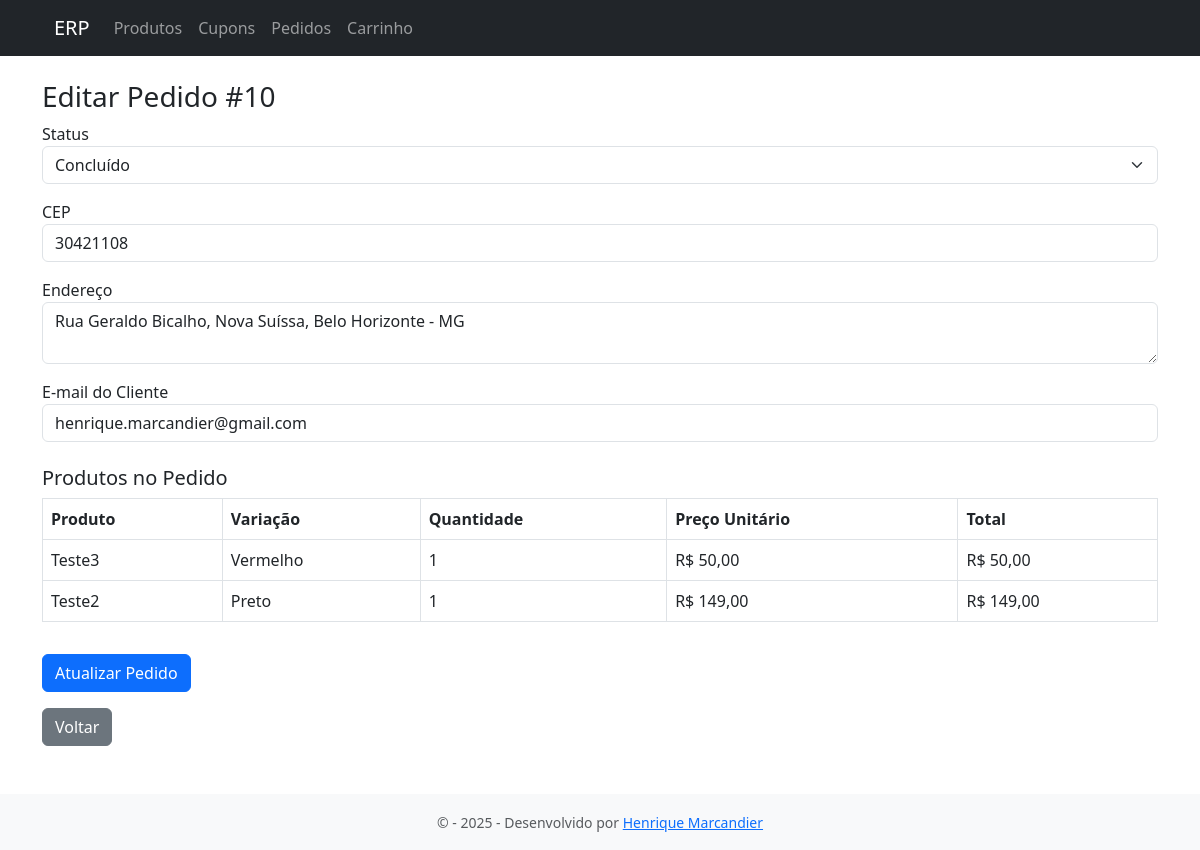
/?url=pedido/editar&id=10, run on the app's committed database.
### tables this page shows
CREATE TABLE `pedidos` (
  `id` int(11) NOT NULL AUTO_INCREMENT,
  `cliente_nome` varchar(100) NOT NULL,
  `email_cliente` varchar(100) DEFAULT NULL,
  `cep` varchar(10) DEFAULT NULL,
  `endereco` varchar(255) DEFAULT NULL,
  `status` enum('Pendente','Processando','Enviado','Cancelado','Concluído') DEFAULT 'Pendente',
  `cupom_aplicado` varchar(255) DEFAULT NULL,
  `subtotal` decimal(10,2) NOT NULL DEFAULT 0.00,
  `frete` decimal(10,2) NOT NULL DEFAULT 0.00,
  `desconto` decimal(10,2) NOT NULL DEFAULT 0.00,
  `total` decimal(10,2) NOT NULL DEFAULT 0.00,
  `criado_em` datetime DEFAULT current_timestamp(),
  PRIMARY KEY (`id`)
);

CREATE TABLE `pedido_itens` (
  `id` int(11) NOT NULL AUTO_INCREMENT,
  `pedido_id` int(11) NOT NULL,
  `variacao_id` int(11) NOT NULL,
  `quantidade` int(11) NOT NULL,
  `preco_unitario` decimal(10,2) NOT NULL,
  PRIMARY KEY (`id`)
);

CREATE TABLE `produtos` (
  `id` int(11) NOT NULL AUTO_INCREMENT,
  `nome` varchar(100) NOT NULL,
  `descricao` text DEFAULT NULL,
  `preco` decimal(10,2) NOT NULL DEFAULT 0.00,
  `ativo` tinyint(1) DEFAULT 1,
  `criado_em` datetime DEFAULT current_timestamp(),
  PRIMARY KEY (`id`)
);

CREATE TABLE `variacoes` (
  `id` int(11) NOT NULL AUTO_INCREMENT,
  `produto_id` int(11) NOT NULL,
  `nome` varchar(100) NOT NULL,
  `preco` decimal(10,2) NOT NULL,
  PRIMARY KEY (`id`)
);

### controllers/PedidoController.php (called while the page is built, shortened)
<?php
require_once __DIR__ . '/../models/Cupom.php';
        ?>
        <?php
function editarPedido() {
    global $conn;
    $id = intval($_GET['id']);
    $resPedido = $conn->query("SELECT * FROM pedidos WHERE id = $id");
    $pedido = $resPedido->fetch_assoc();
    $resItens = $conn->query("SELECT pi.*, v.nome AS variacao_nome, p.nome AS produto_nome
        FROM pedido_itens pi
        JOIN variacoes v ON pi.variacao_id = v.id
        JOIN produtos p ON v.produto_id = p.id
        WHERE pi.pedido_id = $id");
    $itens = $resItens->fetch_all(MYSQLI_ASSOC);
    include __DIR__ . '/../views/pedidos/form_editar.php';
}
?>

### views/pedidos/form_editar.php (the view, shortened to what this page needs)
<?php include __DIR__ . '/../layout/header.php'; ?>
<div class="container mt-4">
  <h3>Editar Pedido #<?= $pedido['id'] ?></h3>
  <form method="POST" action="?url=pedidos/atualizar">
    <div class="mb-3">
      <label>Status</label>
      <select name="status" class="form-select" required>
        <?php
          $status_options = ['Pendente', 'Processando', 'Enviado', 'Cancelado', 'Concluído'];
          foreach ($status_options as $opt) {
            $sel = ($pedido['status'] == $opt) ? 'selected' : '';
            echo "<option value=\"$opt\" $sel>$opt</option>";
          }
        ?>
      </select>
    </div>
    <div class="mb-3">
  <label>CEP</label>
  <input type="text" name="cep" id="cep" class="form-control" value="<?= htmlspecialchars($pedido['cep']) ?>" required>
</div>
<div class="mb-3">
  <label>Endereço</label>
  <textarea name="endereco" id="endereco" class="form-control" required><?= htmlspecialchars($pedido['endereco']) ?></textarea>
</div>
    <div class="mb-3">
      <label>E-mail do Cliente</label>
      <input type="email" name="email" class="form-control" value="<?= htmlspecialchars($pedido['email_cliente']) ?>" required>
    </div>
    <h5 class="mt-4">Produtos no Pedido</h5>
    <table class="table table-bordered">
      <thead>
        <tr>
          <th>Produto</th>
          <th>Variação</th>
          <th>Quantidade</th>
          <th>Preço Unitário</th>
          <th>Total</th>
        </tr>
      </thead>
      <tbody>
        <?php foreach ($itens as $item): ?>
        <tr>
          <td><?= htmlspecialchars($item['produto_nome']) ?></td>
          <td><?= htmlspecialchars($item['variacao_nome']) ?></td>
          <td><?= $item['quantidade'] ?></td>
          <td>R$ <?= number_format($item['preco_unitario'], 2, ',', '.') ?></td>
          <td>R$ <?= number_format($item['quantidade'] * $item['preco_unitario'], 2, ',', '.') ?></td>
        </tr>
        <?php endforeach; ?>
      </tbody>
    </table>
    <button type="submit" class="btn btn-primary mt-3">Atualizar Pedido</button>
  </form>
  <a href="?url=pedidos" class="btn btn-secondary mt-3">Voltar</a>
</div>
<?php include __DIR__ . '/../layout/footer.php'; ?>

### data on the page
pedidos: id "10", cep "30421108", endereco "Rua Geraldo Bicalho, Nova Suíssa, Belo Horizonte - MG", email "henrique.marcandier@gmail.com"
pedido_itens: produtos.nome "Teste3", variacoes.nome "Vermelho", quantidade "1", preco_unitario "50,00", $item['quantidade'] * $item['preco_unitario'] "50,00"
pedido_itens: produtos.nome "Teste2", variacoes.nome "Preto", quantidade "1", preco_unitario "149,00", $item['quantidade'] * $item['preco_unitario'] "149,00"

### other printed values
form field status "Concluído"
